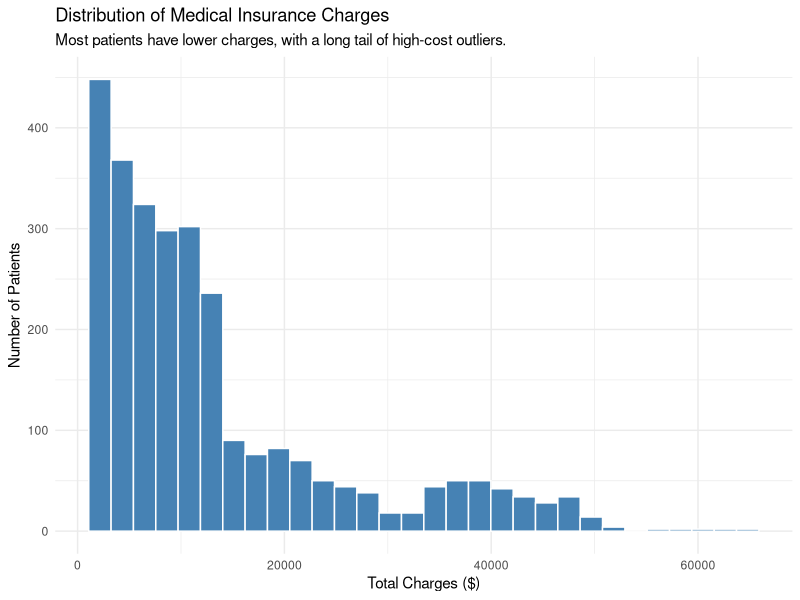
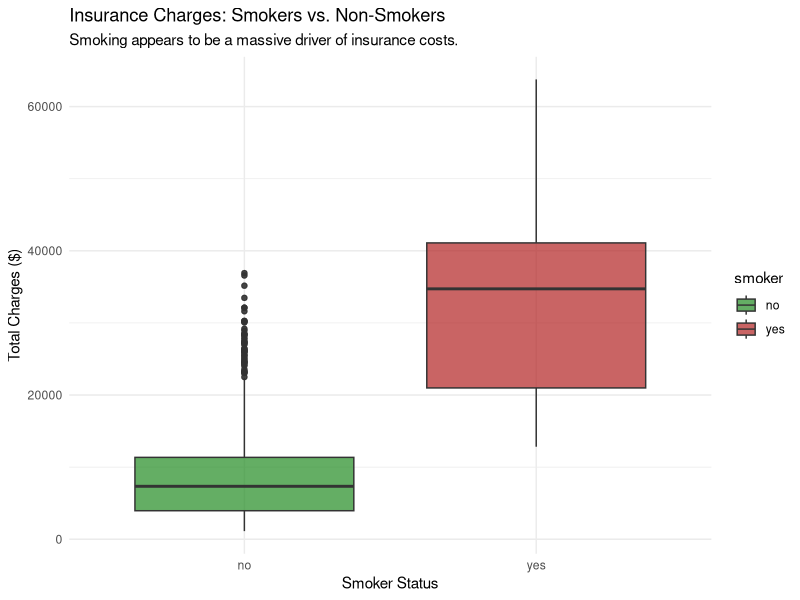
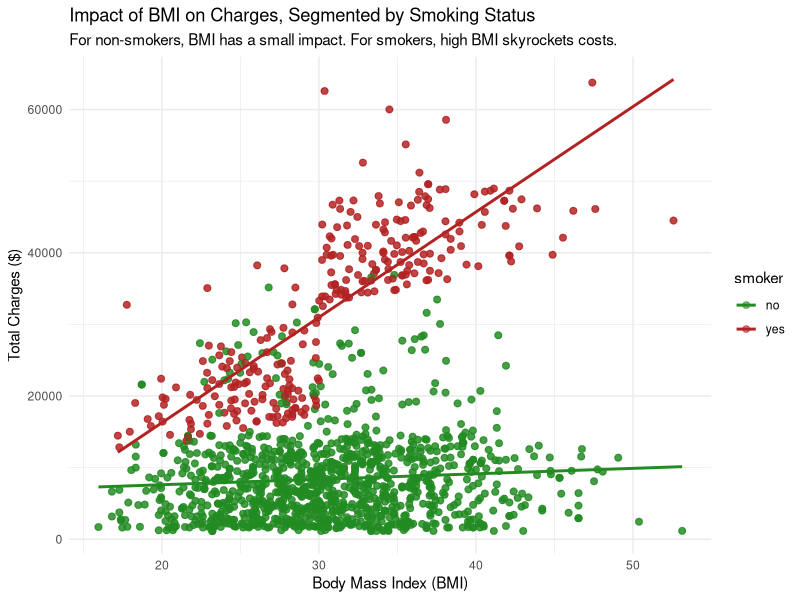
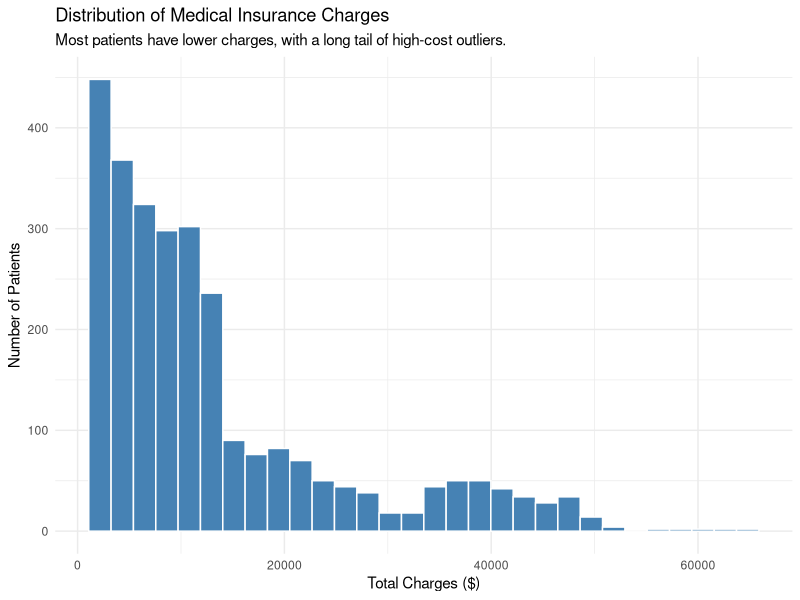
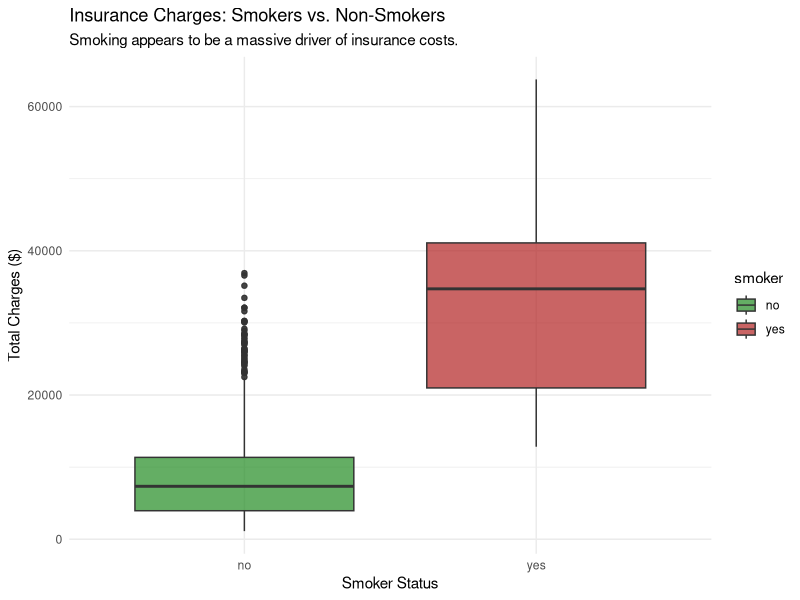
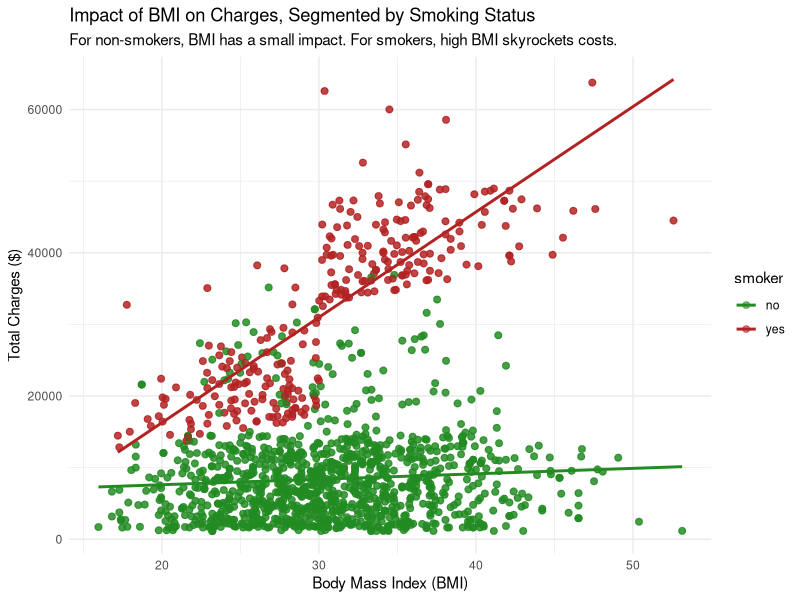

Here is the R script that generated these plots, in order:
# ==============================================================================
# SCRIPT 2: EXPLORATORY DATA ANALYSIS (EDA)
# ==============================================================================
# WHAT: This script visualizes our clean data to find patterns and correlations.
# WHY:  Models are blind; they only see math. We use EDA to visually verify 
#       which features (like smoking or BMI) have the biggest impact on our 
#       target variable (charges). This helps us explain the "why" to stakeholders.
# HOW:  We use 'ggplot2' (included in tidyverse) to build professional plots.
# ==============================================================================

# ------------------------------------------------------------------------------
# 1. SETUP & LOAD DATA
# ------------------------------------------------------------------------------
library(tidyverse)

# Load the CLEANED data. 
# Note: CSV files cannot store "factor" metadata, so they revert to text when saved.
# We must quickly re-apply our factor conversions so our plots group correctly.
df <- read_csv("data/processed/clean_medical_insurance.csv", show_col_types = FALSE) |>
  mutate(
    sex = as.factor(sex),
    smoker = as.factor(smoker),
    region = as.factor(region)
  )

# ------------------------------------------------------------------------------
# 2. TARGET VARIABLE DISTRIBUTION (The "Y" Variable)
# ------------------------------------------------------------------------------
# WHAT: A histogram showing the distribution of medical charges.
# WHY:  We need to know what our "normal" costs look like. Are most people 
#       paying a little, or a lot?
# HOW:  geom_histogram() cuts the data into bins and counts the occurrences.

p1 <- ggplot(df, aes(x = charges)) +
  geom_histogram(bins = 30, fill = "steelblue", color = "white") +
  theme_minimal() +
  labs(
    title = "Distribution of Medical Insurance Charges",
    subtitle = "Most patients have lower charges, with a long tail of high-cost outliers.",
    x = "Total Charges ($)",
    y = "Number of Patients"
  )
print(p1)
ggsave("outputs/charge_distribution.png", plot = p1, width = 8, height = 5, dpi = 300)

# ------------------------------------------------------------------------------
# 3. CATEGORICAL IMPACT: Smoking Status vs. Charges
# ------------------------------------------------------------------------------
# WHAT: A boxplot comparing the costs of smokers vs. non-smokers.
# WHY:  Domain knowledge suggests smoking heavily impacts health costs. 
#       We want to visually prove or disprove this hypothesis.
# HOW:  geom_boxplot() shows the median, quartiles, and outliers of the data.

p2 <- ggplot(df, aes(x = smoker, y = charges, fill = smoker)) +
  geom_boxplot(alpha = 0.7) +
  theme_minimal() +
  scale_fill_manual(values = c("yes" = "firebrick", "no" = "forestgreen")) +
  labs(
    title = "Insurance Charges: Smokers vs. Non-Smokers",
    subtitle = "Smoking appears to be a massive driver of insurance costs.",
    x = "Smoker Status",
    y = "Total Charges ($)"
  )
print(p2)
ggsave("outputs/smoker_boxplot.png", plot = p2, width = 8, height = 5, dpi = 300)

# ------------------------------------------------------------------------------
# 4. CONTINUOUS IMPACT: Age & BMI vs. Charges
# ------------------------------------------------------------------------------
# WHAT: A scatter plot showing how Body Mass Index (BMI) and Age relate to costs, 
#       split by smoking status.
# WHY:  This is where we look for complex, multi-variable relationships. Does a 
#       high BMI cost more? Does it matter if they smoke?
# HOW:  geom_point() places the dots, and mapping 'color = smoker' adds a 3rd dimension.

p3 <- ggplot(df, aes(x = bmi, y = charges, color = smoker)) +
  geom_point(alpha = 0.6, size = 2) +
  geom_smooth(method = "lm", se = FALSE) + # Adds a linear trend line
  theme_minimal() +
  scale_color_manual(values = c("yes" = "firebrick", "no" = "forestgreen")) +
  labs(
    title = "Impact of BMI on Charges, Segmented by Smoking Status",
    subtitle = "For non-smokers, BMI has a small impact. For smokers, high BMI skyrockets costs.",
    x = "Body Mass Index (BMI)",
    y = "Total Charges ($)"
  )
print(p3)

# ------------------------------------------------------------------------------
# 5. EXPORT PLOTS 
# ------------------------------------------------------------------------------
# WHAT: Save our best plot to the 'outputs' folder.
# WHY:  We can use this high-quality image file in presentations or reports later.
# HOW:  ggsave() automatically saves the last printed plot.

ggsave("outputs/bmi_smoker_impact.png", plot = p3, width = 8, height = 5, dpi = 300)
print("EDA complete! Check your plot viewer and the outputs folder.")
